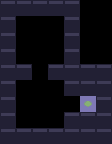

This is a level from a 2D game, rendered from its Tiled map with the project's own tilesets. A one-line summary and the complete map file follow:
An orthogonal 7x9 tile map with 16x16 px tiles, 2 tile layers (collidable, win), 1 hidden layer not drawn and 5 objects (2x Door, PlayerStart, DoorToggle, PressurePlate).

<map version="1.4" tiledversion="1.4.2" orientation="orthogonal" renderorder="right-down" compressionlevel="0" width="7" height="9" tilewidth="16" tileheight="16" infinite="0" nextlayerid="7" nextobjectid="12">
 <editorsettings>
  <export target="../Maps/map_4.json" format="json" />
 </editorsettings>
 <properties>
  <property name="Name" value="Apply Pressure" />
 </properties>
 <tileset firstgid="1" source="Tiles_1.tsx" />
 <layer id="1" name="tiles" width="7" height="9" visible="0">
  <data encoding="csv">
1,2,2,2,3,0,0,
21,22,22,22,23,0,0,
21,22,22,22,23,0,0,
21,22,22,22,23,0,0,
41,51,22,50,43,0,0,
21,22,22,22,2,2,3,
21,22,22,22,22,4,23,
21,22,22,22,63,42,43,
41,42,42,42,43,0,0
</data>
 </layer>
 <layer id="5" name="collidable" width="7" height="9">
  <data encoding="csv">
46,46,46,46,46,0,0,
46,0,0,0,46,0,0,
46,0,0,0,46,0,0,
46,0,0,0,46,0,0,
46,46,0,46,46,46,46,
46,0,0,0,46,46,46,
46,0,0,0,0,0,46,
46,0,0,0,46,46,46,
46,46,46,46,46,46,46
</data>
 </layer>
 <layer id="6" name="win" width="7" height="9">
  <data encoding="csv">
0,0,0,0,0,0,0,
0,0,0,0,0,0,0,
0,0,0,0,0,0,0,
0,0,0,0,0,0,0,
0,0,0,0,0,0,0,
0,0,0,0,0,0,0,
0,0,0,0,0,4,0,
0,0,0,0,0,0,0,
0,0,0,0,0,0,0
</data>
 </layer>
 <objectgroup id="4" name="entities">
  <object id="4" type="PlayerStart" x="36.1959" y="100.444" width="7.63636" height="6" />
  <object id="6" name="1" type="DoorToggle" x="35.5568" y="83.5568" width="9.375" height="8.125" />
  <object id="9" name="1" type="Door" x="38.7273" y="69.5341" width="3.5" height="3.375">
   <properties>
    <property name="Blocking" value="True" />
   </properties>
  </object>
  <object id="10" name="2" type="Door" x="69.7761" y="102.041" width="3.5" height="3.375">
   <properties>
    <property name="Blocking" value="True" />
    <property name="Side" value="True" />
   </properties>
  </object>
  <object id="11" name="2" type="PressurePlate" x="35.387" y="35.509" width="9.375" height="8.125" />
 </objectgroup>
</map>
